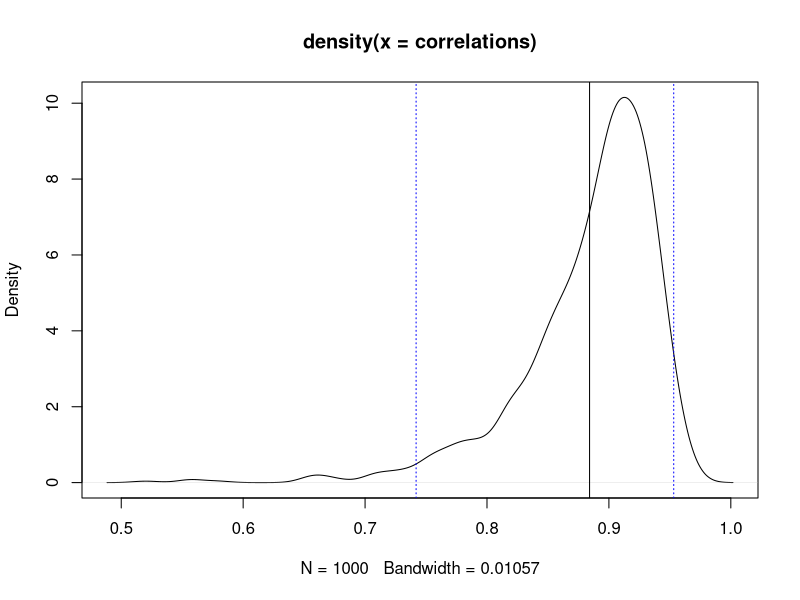

This figure's R source:
############################################
#
#  Riffing off of the example of simulated data:    y = 2*x + error 
#  Letʻs calculate a 95% CI for the correlation based on 
#  1000 bootstrap resamples
#
############################################

## Step 5  Bootstrap resampling to get 95% CI of one dataset

#### Now simulate one sample, and calculate a bootstrap 95% confidence 
#### interval of the correlation based on 1000 resamples

### function definitions ###################################

make_data <- function( n=30, slope=2) {
	x <- rnorm( 30 )
	y <- 2*x + rnorm(30)
	return( data.frame(x,y)	)
}

## Sample the rows of dat with replacement to create a bootstrap dataset
draw_bootstrap <- function( dat ) {
	ii <- sample(1:nrow(dat), nrow(dat), replace=TRUE)
	return( dat[ii,] )
}

### Start of execution ###################################

dat <- make_data(30) ## make one dataset

					## Create bootstrap samples by resampling the
					## original dataset 1000 times, with replacement
sample_list <- lapply( 1:1000, function(X) { draw_bootstrap(dat) })

					## Compute correlations for each dataset
correlations <- sapply( sample_list, function(X)  cor(X$x, X$y) )
print(correlations, digits=4)

					## Compute mean of correlations and get 95% CI
mean(correlations)  # mean correlation 0.87
CI_lower <- sort(correlations)[25]  # 0.76
CI_upper <- sort(correlations)[975]  #0.93

# Therefore our best estimate of the correlation is 0.87, 
# with 95% CI (0.76, 0.93)

					## Make a plot - show with density()
plot(density(correlations))   # the probability density of the means
abline( v=mean(correlations) )  			# make a black line at the mean
abline( v=CI_lower, lty=3, col="blue" )  # blue dotted line at the lower CI
abline( v=CI_upper, lty=3, col="blue" )  # blue dotted line at the upper CI  

## The true mean falls within CI with 95% confidence


